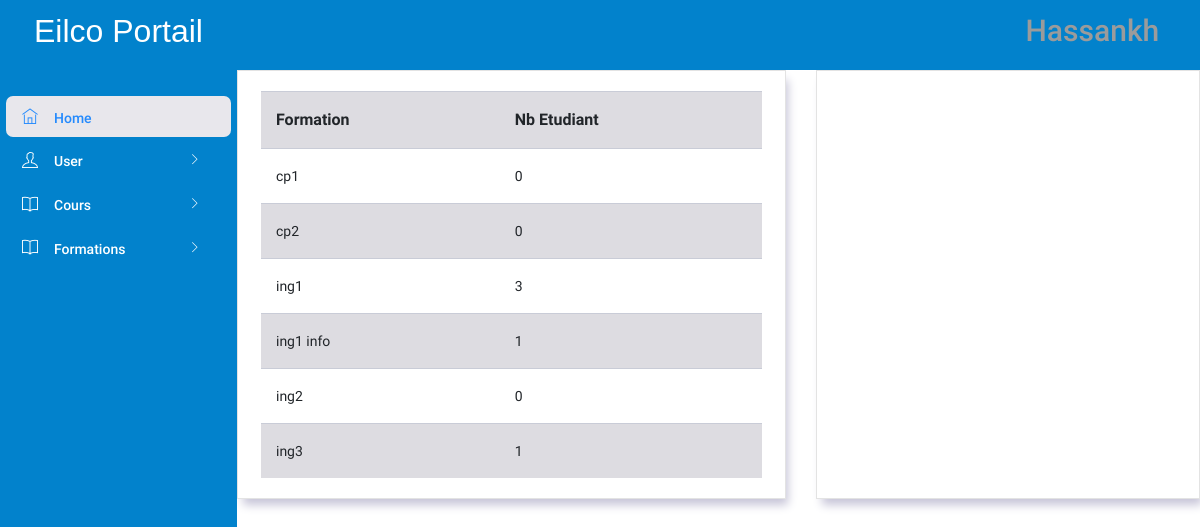
The page /PL/pages/admin/admin_page.php (signed in) on the database its author committed.
### tables this page shows
CREATE TABLE `formation` (
  `idformation` int NOT NULL AUTO_INCREMENT,
  `nomformation` varchar(45) NOT NULL,
  PRIMARY KEY (`idformation`),
  UNIQUE KEY `nomformation_UNIQUE` (`nomformation`)
);

### DTO/user.php (called while the page is built, shortened)
<?php
class user{
    private $username;
    public function getUsername() {
        return $this->username;
    }
}
?>

### DAL/formationRepository.php (called while the page is built, shortened)
<?php
require_once(__DIR__."/../DTO/formation.php");
function GetFormations()
{
    $conn = openConnection();
    $query = "SELECT * FROM formation;";
    $result = mysqli_query($conn, $query);
    $i = 0;
    while ($row = mysqli_fetch_array($result)) {
        $formation = new formation();
        $formation->setId($row["idformation"]);
        $formation->setNom($row["nomformation"]);
        $formations[$i] = $formation;
        $i++;
    }
    return $formations;
}

### BLL/formationManager.php (called while the page is built, shortened)
<?php
require(__DIR__ . "/../DAL/formationRepository.php");
function getAllFormations()
{
    return GetFormations();
}

### DTO/formation.php (called while the page is built, shortened)
<?php
class formation{
    private $nom;
    public function getNom() {
        return $this->nom;
    }
    public function setNom($nom) {
        $this->nom = $nom;
    }
}
?>

### DAL/userRepository.php (called while the page is built, shortened)
<?php
require_once(__DIR__ . "/../DTO/user.php");
function GetUserbyFormation($formation_id)
{
    $conn = openConnection();
    $nbstudents = 0;
    try {
        $sql = "select count(*) as countf from users where formation_id = ? and role=2";
        $stmt = $conn->prepare($sql);
        $stmt->bind_param("i", $formation_id);
        $stmt->execute();
        $result = $stmt->get_result();
        if ($result->num_rows > 0) {
            if ($row = $result->fetch_assoc()) {
                $nbstudents = ($row["countf"]);
            }
        }
    } catch (Exception $ex) {
    }
    return $nbstudents;
}

### BLL/usersManager.php (called while the page is built, shortened)
<?php
require(__DIR__ . "/../DAL/userRepository.php");
function GetStudentsbyFormation($formation_id)
{
    return GetUserbyFormation($formation_id);
}

### PL/pages/admin/admin_page.php (the view, shortened to what this page needs)
<!DOCTYPE html>
<html lang="en">
<head>
    <link rel="stylesheet" href="../../assets/vendors/ti-icons/css/themify-icons.css">
    <link rel="stylesheet" href="../../assets/vendors/base/vendor.bundle.base.css">
    <link rel="stylesheet" href="../../styles/admin_page.css">
</head>
<body>
    <div class="container-scroller">
        <nav class="navbar col-lg-12 col-12 p-0 fixed-top d-flex flex-row">
            <div class="text-center navbar-brand-wrapper d-flex align-items-center justify-content-center">
                <h3 style=" font-size: 2rem;color: white; font-family: 'Gill Sans', 'Gill Sans MT', Calibri, 'Trebuchet MS', sans-serif;">Eilco Portail</h3>
            </div>
            <div class="navbar-menu-wrapper d-flex align-items-center justify-content-end">
                <ul class="navbar-nav navbar-nav-right">
                    <li class="nav-item nav-profile dropdown">
                        <a class="nav-link dropdown-toggle" href="#" data-toggle="dropdown" id="profileDropdown">
                            <?php
                            require("../../../DTO/user.php");
                            echo "<h3>" . unserialize($_SESSION['loggeduser'])->getUsername() . "</h3>";
                            ?>
                        </a>
                    </li>
                </ul>
            </div>
        </nav>
        <div class="container-fluid page-body-wrapper">
            <nav class="sidebar sidebar-offcanvas" id="sidebar">
                <ul class="nav">
                    <li class="nav-item">
                        <a class="nav-link" href="./admin_page.php">
                            <i class="ti-home menu-icon"></i>
                            <span class="menu-title">Home</span>
                        </a>
                    </li>
                    <li class="nav-item">
                        <a class="nav-link" data-toggle="collapse" href="#auth" aria-expanded="false" aria-controls="auth">
                            <i class="ti-user menu-icon"></i>
                            <span class="menu-title">User </span>
                            <i class="menu-arrow"></i>
                        </a>
                    </li>
                    <li class="nav-item">
                        <a class="nav-link" data-toggle="collapse" href="#auth1" aria-expanded="false" aria-controls="auth">
                            <i class="ti-book menu-icon"></i>
                            <span class="menu-title">Cours</span>
                            <i class="menu-arrow"></i>
                        </a>
                    </li>
                    <li class="nav-item">
                        <a class="nav-link" data-toggle="collapse" href="#auth2" aria-expanded="false" aria-controls="auth">
                            <i class="ti-book menu-icon"></i>
                            <span class="menu-title">Formations</span>
                            <i class="menu-arrow"></i>
                        </a>
                    </li>
                </ul>
            </nav>
            <div class="main-panel">
                <div class="content-wrapper">
                    <div class="row">
                        <div class="col-md-7 grid-margin stretch-card">
                            <div class="card">
                                <div class="card-body">
                                    <div class="table-responsive">
                                        <table class="table table-striped">
                                            <?php
                                            require_once("../../../BLL/formationManager.php");
                                            require_once("../../../BLL/usersManager.php");
                                            $formations = getAllFormations();
                                            if ($formations == null) {
                                                echo "no results";
                                            } else {
                                                echo
                                                "<tr>"
                                                    . "<th>" . "Formation" . "</th>"
                                                    . "<th>" . "Nb Etudiant" . "</th>"
                                                    . "</tr>";
                                                for ($i = 0; $i < count($formations); $i++) {
                                                    echo
                                                    "<tr>"
                                                        . "<td>" . $formations[$i]->getNom() . "</td>"
                                                        . "<td>" . GetStudentsbyFormation($formations[$i]->getId()) . "</td>"
                                                        . "</tr>";
                                                }
                                            }
                                            ?>
                                        </table>
                                    </div>
                                </div>
                            </div>
                        </div>
                        <div class="col-md-5 grid-margin stretch-card">
                            <div class="card">
                                <div class="card-body">
                                </div>
                            </div>
                        </div>
                    </div>
                </div>
            </div>
        </div>
    </div>
</body>
</html>

### rows shown on the page
formation: nomformation "cp1", Id "0"
formation: nomformation "cp2", Id "0"
formation: nomformation "ing1", idformation "3"
formation: nomformation "ing1 info", Id "1"
formation: nomformation "ing2", Id "0"
formation: nomformation "ing3", Id "1"

### other values the page prints
unserialize($_SESSION['loggeduser'])->getUsername() "Hassankh"
